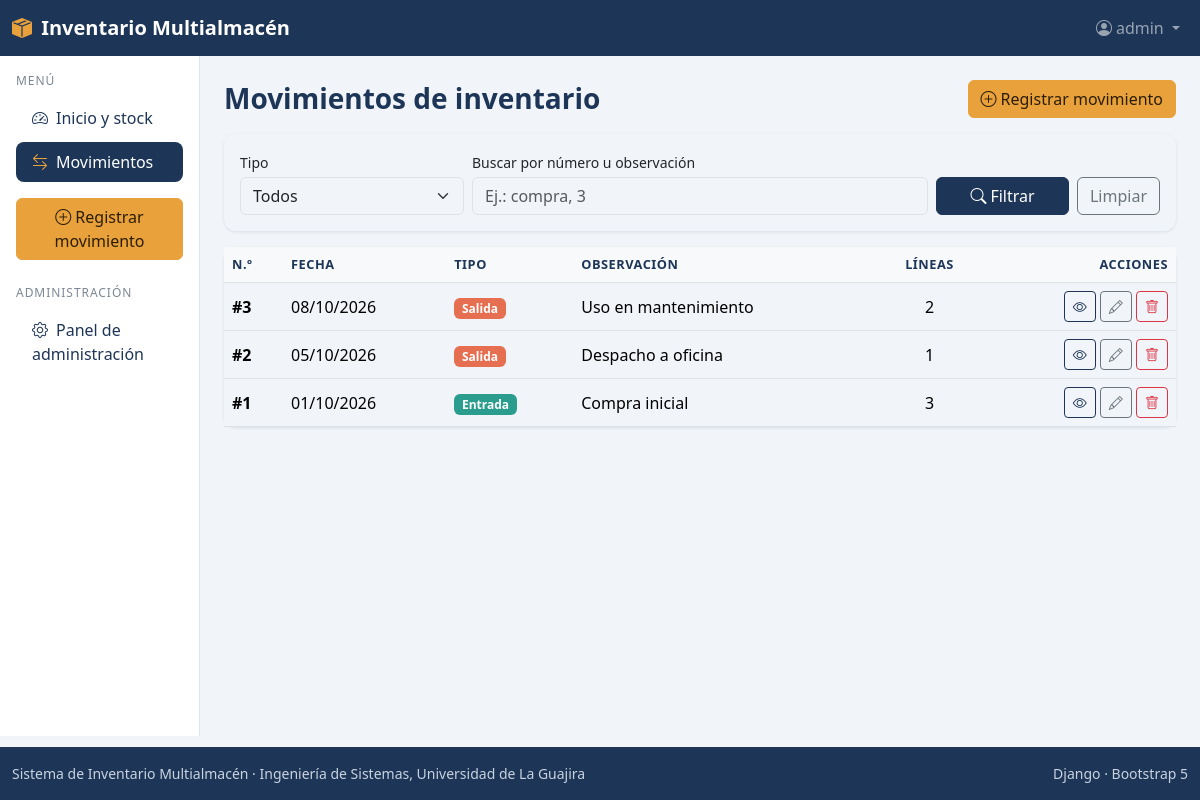
Page /movimientos/ (signed in) on the committed database.
### movimientos/models.py (models this page shows, shortened)
class Movimiento(models.Model):
    ENTRADA = 'entrada'
    SALIDA = 'salida'
    TIPOS = [
        (ENTRADA, 'Entrada'),
        (SALIDA, 'Salida'),
    ]
    pk_mov_id = models.AutoField(primary_key=True)
    mov_fecha = models.DateField()
    mov_tipo = models.CharField(max_length=10, choices=TIPOS)
    mov_observacion = models.CharField(max_length=200, blank=True)
    lotes = models.ManyToManyField(
        'lotes.Lote', through='detalles_movimiento.DetalleMovimiento',
        related_name='movimientos',
    )
    class Meta:
        db_table = 'tbl_movimiento'
        verbose_name = 'movimiento'
        verbose_name_plural = 'movimientos'

### movimientos/views.py (the view)
# urls.py: path('', views.MovimientoListView.as_view(), name='lista'),
class MovimientoListView(AccesoMixin, ListView):
    model = Movimiento
    permission_required = 'movimientos.view_movimiento'
    template_name = 'movimientos/lista.html'
    context_object_name = 'movimientos'
    paginate_by = 10
    def get_queryset(self):
        qs = (Movimiento.objects.annotate(num_lineas=Count('detalles'))
              .order_by('-mov_fecha', '-pk_mov_id'))
        tipo = self.request.GET.get('tipo', '')
        q = self.request.GET.get('q', '').strip()
        if tipo in (Movimiento.ENTRADA, Movimiento.SALIDA):
            qs = qs.filter(mov_tipo=tipo)
        if q:
            filtro = Q(mov_observacion__icontains=q)
            if q.isdigit():
                filtro |= Q(pk_mov_id=int(q))
            qs = qs.filter(filtro)
        return qs
    def get_context_data(self, **kwargs):
        ctx = super().get_context_data(**kwargs)
        params = self.request.GET.copy()
        params.pop('page', None)
        ctx['querystring'] = params.urlencode()
        ctx['tipo'] = self.request.GET.get('tipo', '')
        ctx['q'] = self.request.GET.get('q', '')
        return ctx

### templates/movimientos/lista.html (shortened to what this page needs)
{% extends 'base.html' %}
{% block contenido %}
<div class="d-flex flex-wrap justify-content-between align-items-center mb-3 gap-2">
  <h1 class="h3 titulo-pagina mb-0">Movimientos de inventario</h1>
  {% if perms.movimientos.add_movimiento %}
  <a href="{% url 'movimientos:crear' %}" class="btn btn-accent"><i class="bi bi-plus-circle me-1"></i>Registrar movimiento</a>
  {% endif %}
</div>
<div class="card mb-3">
  <div class="card-body">
    <form method="get" class="row g-2 align-items-end">
      <div class="col-md-3">
        <label class="form-label small mb-1" for="tipo">Tipo</label>
        <select name="tipo" id="tipo" class="form-select">
          <option value="">Todos</option>
        </select>
      </div>
      <div class="col-md-6">
        <label class="form-label small mb-1" for="q">Buscar por número u observación</label>
        <input type="text" name="q" id="q" value="{{ q }}" class="form-control" placeholder="Ej.: compra, 3">
      </div>
      <div class="col-md-3 d-flex gap-2">
        <button class="btn btn-primary flex-fill" type="submit"><i class="bi bi-search me-1"></i>Filtrar</button>
        <a class="btn btn-outline-secondary" href="{% url 'movimientos:lista' %}">Limpiar</a>
      </div>
    </form>
  </div>
</div>
<div class="card">
  <div class="table-responsive">
    <table class="table table-hover align-middle mb-0">
      <thead>
        <tr><th>N.º</th><th>Fecha</th><th>Tipo</th><th>Observación</th><th class="text-center">Líneas</th><th class="text-end">Acciones</th></tr>
      </thead>
      <tbody>
      {% for m in movimientos %}
        <tr>
          <td class="fw-semibold">#{{ m.pk_mov_id }}</td>
          <td>{{ m.mov_fecha|date:"d/m/Y" }}</td>
          <td><span class="badge {% if m.mov_tipo == 'entrada' %}badge-entrada{% else %}badge-salida{% endif %}">{{ m.get_mov_tipo_display }}</span></td>
          <td>{{ m.mov_observacion|default:"—" }}</td>
          <td class="text-center">{{ m.num_lineas }}</td>
          <td class="text-end text-nowrap">
            <a href="{% url 'movimientos:detalle' m.pk_mov_id %}" class="btn btn-sm btn-outline-primary" title="Ver detalle"><i class="bi bi-eye"></i></a>
            {% if perms.movimientos.change_movimiento %}
            <a href="{% url 'movimientos:editar' m.pk_mov_id %}" class="btn btn-sm btn-outline-secondary" title="Editar"><i class="bi bi-pencil"></i></a>
            {% endif %}
            {% if perms.movimientos.delete_movimiento %}
            <a href="{% url 'movimientos:eliminar' m.pk_mov_id %}" class="btn btn-sm btn-outline-danger" title="Eliminar"><i class="bi bi-trash"></i></a>
            {% endif %}
          </td>
        </tr>
      {% empty %}
        <tr><td colspan="6" class="text-center text-muted py-4">No hay movimientos con ese filtro.</td></tr>
      {% endfor %}
      </tbody>
    </table>
  </div>
</div>
{% endblock %}

### templates/base.html (shortened to what this page needs)
{% load static %}<!DOCTYPE html>
<html lang="es">
<head>
  <link href="https://cdn.jsdelivr.net/npm/bootstrap@5.3.3/dist/css/bootstrap.min.css" rel="stylesheet">
  <link href="https://cdn.jsdelivr.net/npm/bootstrap-icons@1.11.3/font/bootstrap-icons.min.css" rel="stylesheet">
  <link href="{% static 'css/inventario.css' %}" rel="stylesheet">
</head>
<body class="d-flex flex-column min-vh-100">
  <nav class="navbar navbar-expand navbar-dark navbar-inv sticky-top">
    <div class="container-fluid">
      <a class="navbar-brand fw-semibold" href="{% url 'inicio:inicio' %}">
        <i class="bi bi-box-seam-fill me-1"></i> Inventario Multialmacén
      </a>
      <ul class="navbar-nav ms-auto align-items-center">
        {% if user.is_authenticated %}
        <li class="nav-item dropdown">
          <a class="nav-link dropdown-toggle" href="#" role="button" data-bs-toggle="dropdown">
            <i class="bi bi-person-circle me-1"></i>{{ user.get_username }}
          </a>
        </li>
        {% else %}
        <li class="nav-item"><a class="nav-link" href="{% url 'inicio:ingresar' %}">Ingresar</a></li>
        {% endif %}
      </ul>
    </div>
  </nav>
  <div class="container-fluid flex-grow-1">
    <div class="row">
      {% if user.is_authenticated %}
      <aside id="menu-lateral" class="col-lg-2 collapse d-lg-block aside-inv p-3">
        <p class="aside-titulo mb-2">Menú</p>
        <ul class="nav nav-pills flex-column gap-1">
          <li class="nav-item">
            <a class="nav-link {% if request.resolver_match.app_name == 'inicio' %}active{% endif %}" href="{% url 'inicio:inicio' %}">
              <i class="bi bi-speedometer2 me-2"></i>Inicio y stock</a>
          </li>
          {% if perms.movimientos.view_movimiento %}
          <li class="nav-item">
            <a class="nav-link {% if request.resolver_match.app_name == 'movimientos' %}active{% endif %}" href="{% url 'movimientos:lista' %}">
              <i class="bi bi-arrow-left-right me-2"></i>Movimientos</a>
          </li>
          {% endif %}
        </ul>
        {% if perms.movimientos.add_movimiento %}
        <a href="{% url 'movimientos:crear' %}" class="btn btn-accent w-100 mt-3">
          <i class="bi bi-plus-circle me-1"></i>Registrar movimiento</a>
        {% endif %}
        {% if user.is_staff %}
        <p class="aside-titulo mt-4 mb-2">Administración</p>
        <ul class="nav nav-pills flex-column gap-1">
          <li class="nav-item">
            <a class="nav-link" href="{% url 'admin:index' %}"><i class="bi bi-gear me-2"></i>Panel de administración</a>
          </li>
        </ul>
        {% endif %}
      </aside>
      {% endif %}
      <main class="{% if user.is_authenticated %}col-lg-10{% else %}col-12{% endif %} p-4">
        {% block contenido %}{% endblock %}
      </main>
    </div>
  </div>
  <footer class="footer-inv py-3 mt-auto">
    <div class="container-fluid d-flex flex-column flex-md-row justify-content-between gap-1">
      <span>Sistema de Inventario Multialmacén · Ingeniería de Sistemas, Universidad de La Guajira</span>
      <span>Django · Bootstrap 5</span>
    </div>
  </footer>
</body>
</html>

### static/css/inventario.css (style rules this page uses)
:root { --inv-primary: #1d3557; --inv-primary-dark: #12233b; --inv-secondary: #457b9d; --inv-accent: #e9a23b; --inv-bg: #f1f5f9; --inv-entrada: #2a9d8f; --inv-salida: #e76f51; --bs-primary: var(--inv-primary); --bs-primary-rgb: 29, 53, 87; --bs-link-color: var(--inv-secondary); --bs-link-hover-color: var(--inv-primary); --bs-body-bg: var(--inv-bg); }
body { background: var(--inv-bg); }
.navbar-inv { background: var(--inv-primary); }
.navbar-inv .navbar-brand i { color: var(--inv-accent); }
.btn-primary { --bs-btn-bg: var(--inv-primary); --bs-btn-border-color: var(--inv-primary); --bs-btn-hover-bg: var(--inv-primary-dark); --bs-btn-hover-border-color: var(--inv-primary-dark); --bs-btn-active-bg: var(--inv-primary-dark); --bs-btn-active-border-color: var(--inv-primary-dark); --bs-btn-disabled-bg: var(--inv-primary); --bs-btn-disabled-border-color: var(--inv-primary); }
.btn-accent { --bs-btn-color: #2b1d00; --bs-btn-bg: var(--inv-accent); --bs-btn-border-color: var(--inv-accent); --bs-btn-hover-color: #2b1d00; --bs-btn-hover-bg: #d8912a; --bs-btn-hover-border-color: #d8912a; }
.btn-outline-primary { --bs-btn-color: var(--inv-primary); --bs-btn-border-color: var(--inv-primary); --bs-btn-hover-bg: var(--inv-primary); --bs-btn-hover-border-color: var(--inv-primary); --bs-btn-active-bg: var(--inv-primary); }
.aside-inv { background: #fff; border-right: 1px solid #dde4ec; min-height: calc(100vh - 56px - 64px); }
.aside-inv .nav-link { color: var(--inv-primary); border-radius: .5rem; font-weight: 500; }
.aside-inv .nav-link.active { background: var(--inv-primary); color: #fff; }
.aside-inv .nav-link.active i { color: var(--inv-accent); }
.aside-titulo { font-size: .75rem; letter-spacing: .08em; text-transform: uppercase; color: #7b8794; }
.card { border: 0; border-radius: .75rem; box-shadow: 0 1px 3px rgba(29, 53, 87, .12); }
.table thead th { background: #f7f9fb; color: var(--inv-primary); font-size: .8rem; text-transform: uppercase; letter-spacing: .04em; }
.titulo-pagina { color: var(--inv-primary); font-weight: 700; }
.badge-entrada { background: var(--inv-entrada); }
.badge-salida { background: var(--inv-salida); }
.footer-inv { background: var(--inv-primary); color: #c9d3e0; font-size: .875rem; }

### rows in the picture
Movimiento: pk_mov_id "3", mov_fecha "08/10/2026", mov_tipo "Salida", mov_observacion "Uso en mantenimiento", num_lineas "2"
Movimiento: pk_mov_id "2", mov_fecha "05/10/2026", mov_tipo "Salida", mov_observacion "Despacho a oficina", num_lineas "1"
Movimiento: pk_mov_id "1", mov_fecha "01/10/2026", mov_tipo "Entrada", mov_observacion "Compra inicial", num_lineas "3"

### other values in the picture
{{ user.get_username }} "admin"
